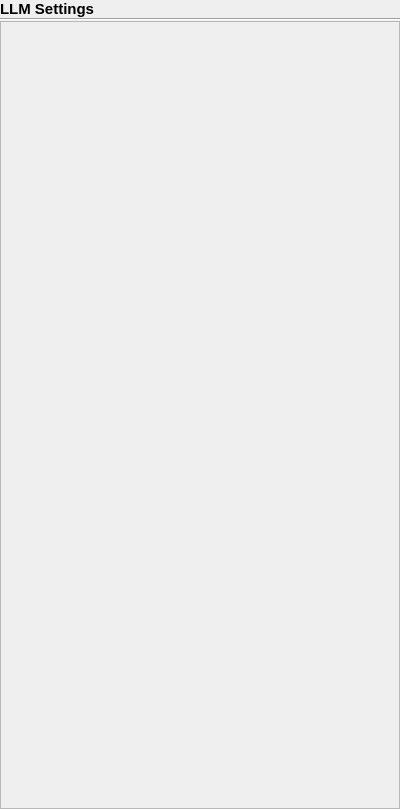
<?xml version="1.0" encoding="UTF-8"?>
<ui version="4.0">
 <class>stt_settings</class>
 <widget class="QWidget" name="stt_settings">
  <property name="geometry">
   <rect>
    <x>0</x>
    <y>0</y>
    <width>400</width>
    <height>809</height>
   </rect>
  </property>
  <property name="windowTitle">
   <string>Form</string>
  </property>
  <layout class="QGridLayout" name="gridLayout_3">
   <property name="leftMargin">
    <number>0</number>
   </property>
   <property name="topMargin">
    <number>0</number>
   </property>
   <property name="rightMargin">
    <number>0</number>
   </property>
   <property name="bottomMargin">
    <number>0</number>
   </property>
   <property name="spacing">
    <number>0</number>
   </property>
   <item row="0" column="0">
    <widget class="QLabel" name="label_2">
     <property name="font">
      <font>
       <pointsize>11</pointsize>
       <bold>true</bold>
      </font>
     </property>
     <property name="text">
      <string>LLM Settings</string>
     </property>
    </widget>
   </item>
   <item row="1" column="0">
    <widget class="Line" name="line">
     <property name="orientation">
      <enum>Qt::Orientation::Horizontal</enum>
     </property>
    </widget>
   </item>
   <item row="2" column="0">
    <widget class="QScrollArea" name="scrollArea">
     <property name="sizePolicy">
      <sizepolicy hsizetype="Expanding" vsizetype="Expanding">
       <horstretch>0</horstretch>
       <verstretch>0</verstretch>
      </sizepolicy>
     </property>
     <property name="widgetResizable">
      <bool>true</bool>
     </property>
     <widget class="QWidget" name="scrollAreaWidgetContents">
      <property name="geometry">
       <rect>
        <x>0</x>
        <y>0</y>
        <width>398</width>
        <height>787</height>
       </rect>
      </property>
      <layout class="QGridLayout" name="gridLayout">
       <property name="leftMargin">
        <number>0</number>
       </property>
       <property name="topMargin">
        <number>0</number>
       </property>
       <property name="rightMargin">
        <number>10</number>
       </property>
       <property name="bottomMargin">
        <number>0</number>
       </property>
       <property name="horizontalSpacing">
        <number>0</number>
       </property>
       <property name="verticalSpacing">
        <number>10</number>
       </property>
       <item row="0" column="0">
        <widget class="SliderWidget" name="volume_input_threshold_slider" native="true">
         <property name="sizePolicy">
          <sizepolicy hsizetype="Preferred" vsizetype="Preferred">
           <horstretch>0</horstretch>
           <verstretch>0</verstretch>
          </sizepolicy>
         </property>
         <property name="minimumSize">
          <size>
           <width>0</width>
           <height>10</height>
          </size>
         </property>
         <property name="slider_minimum" stdset="0">
          <number>1</number>
         </property>
         <property name="slider_maximum" stdset="0">
          <number>2000</number>
         </property>
         <property name="spinbox_minimum" stdset="0">
          <double>0.000000000000000</double>
         </property>
         <property name="spinbox_maximum" stdset="0">
          <double>2.000000000000000</double>
         </property>
         <property name="display_as_float" stdset="0">
          <bool>true</bool>
         </property>
         <property name="settings_property" stdset="0">
          <string>stt_settings.volume_input_threshold</string>
         </property>
         <property name="slider_single_step" stdset="0">
          <number>1</number>
         </property>
         <property name="slider_page_step" stdset="0">
          <number>10</number>
         </property>
         <property name="spinbox_single_step" stdset="0">
          <double>0.010000000000000</double>
         </property>
         <property name="spinbox_page_step" stdset="0">
          <double>0.100000000000000</double>
         </property>
         <property name="label_text" stdset="0">
          <string>Input Volume</string>
         </property>
        </widget>
       </item>
       <item row="1" column="0">
        <widget class="SliderWidget" name="silence_buffer_seconds" native="true">
         <property name="sizePolicy">
          <sizepolicy hsizetype="Preferred" vsizetype="Preferred">
           <horstretch>0</horstretch>
           <verstretch>0</verstretch>
          </sizepolicy>
         </property>
         <property name="minimumSize">
          <size>
           <width>0</width>
           <height>10</height>
          </size>
         </property>
         <property name="slider_minimum" stdset="0">
          <number>1</number>
         </property>
         <property name="slider_maximum" stdset="0">
          <number>5000</number>
         </property>
         <property name="spinbox_minimum" stdset="0">
          <double>0.000000000000000</double>
         </property>
         <property name="spinbox_maximum" stdset="0">
          <double>5.000000000000000</double>
         </property>
         <property name="display_as_float" stdset="0">
          <bool>true</bool>
         </property>
         <property name="settings_property" stdset="0">
          <string>stt_settings.silence_buffer_seconds</string>
         </property>
         <property name="slider_single_step" stdset="0">
          <number>1</number>
         </property>
         <property name="slider_page_step" stdset="0">
          <number>10</number>
         </property>
         <property name="spinbox_single_step" stdset="0">
          <double>0.010000000000000</double>
         </property>
         <property name="spinbox_page_step" stdset="0">
          <double>0.100000000000000</double>
         </property>
         <property name="label_text" stdset="0">
          <string>Silence Buffer</string>
         </property>
        </widget>
       </item>
       <item row="3" column="0">
        <spacer name="verticalSpacer">
         <property name="orientation">
          <enum>Qt::Orientation::Vertical</enum>
         </property>
         <property name="sizeHint" stdset="0">
          <size>
           <width>20</width>
           <height>724</height>
          </size>
         </property>
        </spacer>
       </item>
       <item row="2" column="0">
        <widget class="WhisperSettingsWidget" name="widget" native="true">
         <property name="sizePolicy">
          <sizepolicy hsizetype="Preferred" vsizetype="Preferred">
           <horstretch>0</horstretch>
           <verstretch>0</verstretch>
          </sizepolicy>
         </property>
        </widget>
       </item>
      </layout>
     </widget>
    </widget>
   </item>
  </layout>
 </widget>
 <customwidgets>
  <customwidget>
   <class>SliderWidget</class>
   <extends>QWidget</extends>
   <header>airunner/components/application/gui/widgets/slider/slider_widget</header>
   <container>1</container>
  </customwidget>
  <customwidget>
   <class>WhisperSettingsWidget</class>
   <extends>QWidget</extends>
   <header>airunner/gui/widgets/stt/whisper_settings_widget</header>
   <container>1</container>
  </customwidget>
 </customwidgets>
 <resources/>
 <connections/>
</ui>
